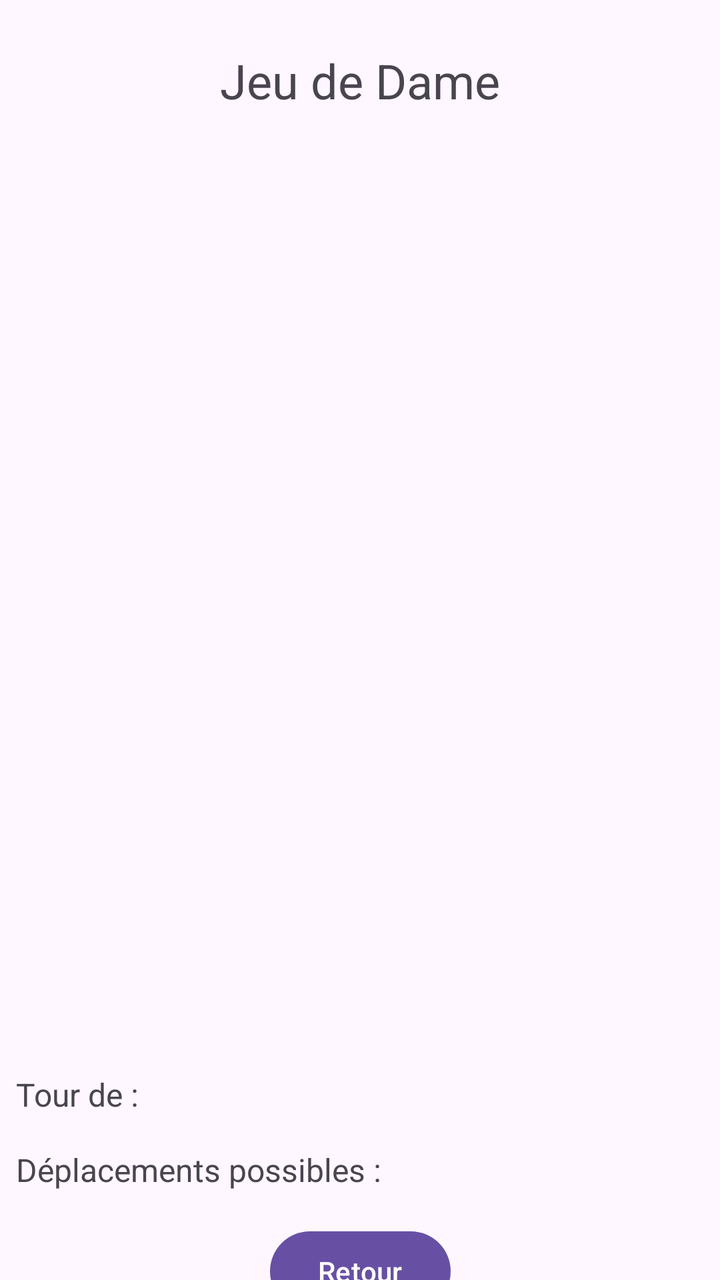
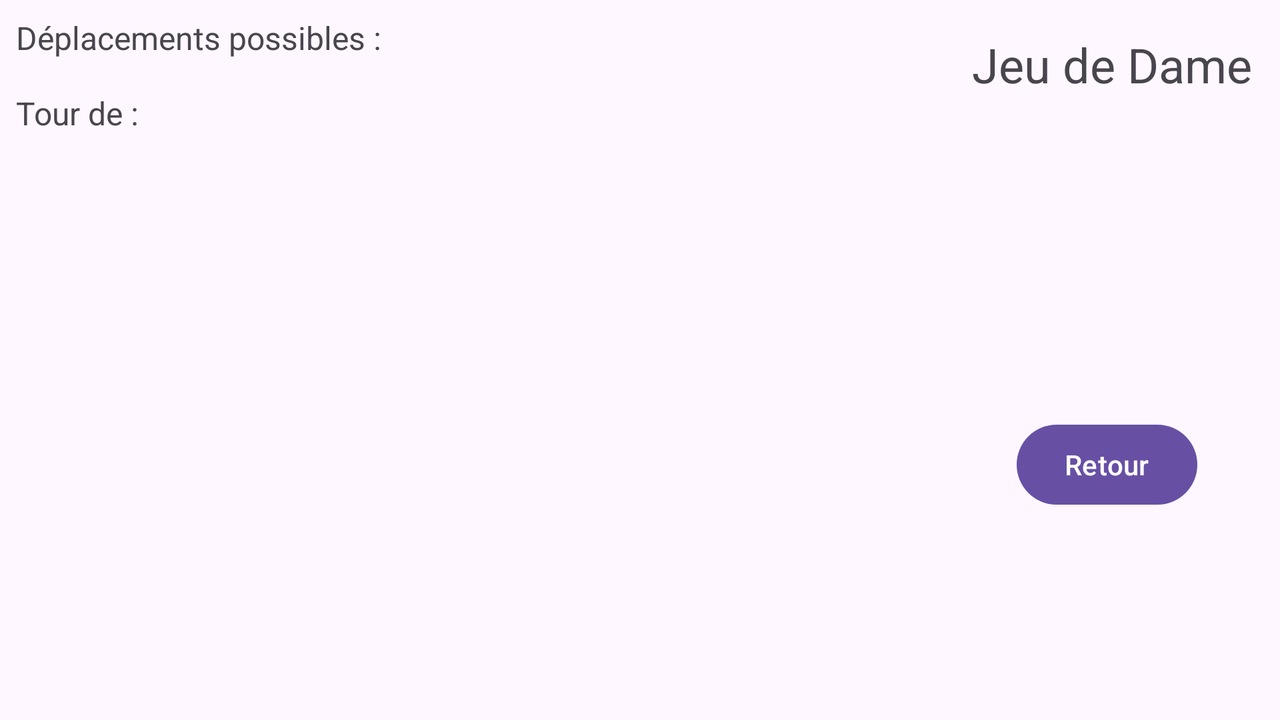

Compare how this app lays out the same screen by default and in its alternative resource folder. The renders come first, then the two layout files and the values they reference.
<!-- AndroidManifest.xml: application theme Theme.TP2 -->
<!-- res/layout/activity_main.xml -->
<?xml version="1.0" encoding="utf-8"?>
<androidx.constraintlayout.widget.ConstraintLayout xmlns:android="http://schemas.android.com/apk/res/android"
    xmlns:app="http://schemas.android.com/apk/res-auto"
    xmlns:tools="http://schemas.android.com/tools"
    android:id="@+id/main"
    android:layout_width="match_parent"
    android:layout_height="match_parent"
    tools:context=".MainActivity">

    <TextView
        android:id="@+id/jeu_de_dame"
        android:layout_width="wrap_content"
        android:layout_height="wrap_content"
        android:text="@string/jeu_de_dame"
        android:textSize="24sp"
        app:layout_constraintEnd_toEndOf="parent"
        app:layout_constraintStart_toStartOf="parent"
        app:layout_constraintTop_toTopOf="parent"
        android:layout_marginTop="24dp"/>

    <androidx.constraintlayout.widget.ConstraintLayout
        android:id="@+id/damier_container"
        android:layout_width="0dp"
        android:layout_height="0dp"
        app:layout_constraintTop_toBottomOf="@id/jeu_de_dame"
        app:layout_constraintStart_toStartOf="parent"
        app:layout_constraintEnd_toEndOf="parent"
        app:layout_constraintBottom_toBottomOf="parent"
        app:layout_constraintDimensionRatio="1:1">

        <GridLayout
            android:id="@+id/damier_grid"
            android:layout_width="0dp"
            android:layout_height="0dp"
            android:columnCount="10"
            android:rowCount="10"
            android:alignmentMode="alignMargins"
            android:useDefaultMargins="true"
            app:layout_constraintTop_toTopOf="parent"
            app:layout_constraintBottom_toBottomOf="parent"
            app:layout_constraintStart_toStartOf="parent"
            app:layout_constraintEnd_toEndOf="parent"/>

    </androidx.constraintlayout.widget.ConstraintLayout>

    <TextView
        android:id="@+id/changement_tour"
        android:layout_width="0dp"
        android:layout_height="wrap_content"
        android:text="@string/changement_tour"
        android:textSize="16sp"
        android:padding="8dp"
        app:layout_constraintTop_toBottomOf="@id/damier_container"
        app:layout_constraintStart_toStartOf="parent"
        app:layout_constraintEnd_toEndOf="parent"/>

    
    <TextView
        android:id="@+id/deplacements_possibles"
        android:layout_width="0dp"
        android:layout_height="wrap_content"
        android:text="@string/d_placements_possibles"
        android:textSize="16sp"
        android:padding="8dp"
        app:layout_constraintTop_toBottomOf="@id/changement_tour"
        app:layout_constraintStart_toStartOf="parent"
        app:layout_constraintEnd_toEndOf="parent"/>

    
    <Button
        android:id="@+id/bouton_historique"
        android:layout_width="wrap_content"
        android:layout_height="wrap_content"
        android:text="@string/retour"
        app:layout_constraintTop_toBottomOf="@id/deplacements_possibles"
        app:layout_constraintStart_toStartOf="parent"
        app:layout_constraintEnd_toEndOf="parent"
        android:layout_marginTop="8dp"/>


</androidx.constraintlayout.widget.ConstraintLayout>
<!-- resources referenced by this layout -->
<resources>
  <string name="changement_tour">Tour de :</string>
  <string name="d_placements_possibles">Déplacements possibles :</string>
  <string name="jeu_de_dame">Jeu de Dame</string>
  <string name="retour">Retour</string>
  <style name="Theme.TP2" parent="Base.Theme.TP2" />
  <style name="Base.Theme.TP2" parent="Theme.Material3.DayNight.NoActionBar">
          
          
      </style>
</resources>
<!-- res/layout-land/activity_main.xml (the repository's variant of the layout above) -->
<!-- drawn on the phone turned sideways -->
<?xml version="1.0" encoding="utf-8"?>
<androidx.constraintlayout.widget.ConstraintLayout xmlns:android="http://schemas.android.com/apk/res/android"
    xmlns:app="http://schemas.android.com/apk/res-auto"
    xmlns:tools="http://schemas.android.com/tools"
    android:id="@+id/main"
    android:layout_width="match_parent"
    android:layout_height="match_parent"
    tools:context=".MainActivity">

    

    <TextView
        android:id="@+id/jeu_de_dame"
        android:layout_width="wrap_content"
        android:layout_height="wrap_content"
        android:layout_marginTop="16dp"
        android:text="@string/jeu_de_dame"
        android:textSize="24sp"
        app:layout_constraintEnd_toEndOf="parent"
        app:layout_constraintHorizontal_bias="0.972"
        app:layout_constraintStart_toStartOf="parent"
        app:layout_constraintTop_toTopOf="parent" />

    <androidx.constraintlayout.widget.ConstraintLayout
        android:id="@+id/damier_container"
        android:layout_width="0dp"
        android:layout_height="0dp"
        app:layout_constraintTop_toBottomOf="@id/jeu_de_dame"
        app:layout_constraintStart_toStartOf="parent"
        app:layout_constraintEnd_toEndOf="parent"
        app:layout_constraintBottom_toBottomOf="parent"
        app:layout_constraintDimensionRatio="1:1">

        <GridLayout
            android:id="@+id/damier_grid"
            android:layout_width="0dp"
            android:layout_height="0dp"
            android:columnCount="10"
            android:rowCount="10"
            android:alignmentMode="alignMargins"
            android:useDefaultMargins="true"
            app:layout_constraintTop_toTopOf="parent"
            app:layout_constraintBottom_toBottomOf="parent"
            app:layout_constraintStart_toStartOf="parent"
            app:layout_constraintEnd_toEndOf="parent"/>

    </androidx.constraintlayout.widget.ConstraintLayout>

    <TextView
        android:id="@+id/changement_tour"
        android:layout_width="0dp"
        android:layout_height="wrap_content"
        android:padding="8dp"


        android:text="@string/changement_tour"
        android:textSize="16sp"
        app:layout_constraintStart_toStartOf="parent"
        app:layout_constraintTop_toBottomOf="@+id/deplacements_possibles" />

    <TextView
        android:id="@+id/deplacements_possibles"
        android:layout_width="0dp"
        android:layout_height="wrap_content"
        android:padding="8dp"
        android:text="@string/d_placements_possibles"
        android:textSize="16sp"
        app:layout_constraintStart_toStartOf="parent"
        app:layout_constraintTop_toTopOf="parent" />

    

    <Button
        android:id="@+id/bouton_historique"
        android:layout_width="wrap_content"
        android:layout_height="wrap_content"
        android:layout_marginTop="160dp"
        android:text="@string/retour"
        app:layout_constraintEnd_toEndOf="@+id/jeu_de_dame"
        app:layout_constraintHorizontal_bias="0.542"
        app:layout_constraintStart_toEndOf="@+id/damier_container"
        app:layout_constraintTop_toBottomOf="@+id/jeu_de_dame" />


</androidx.constraintlayout.widget.ConstraintLayout>
